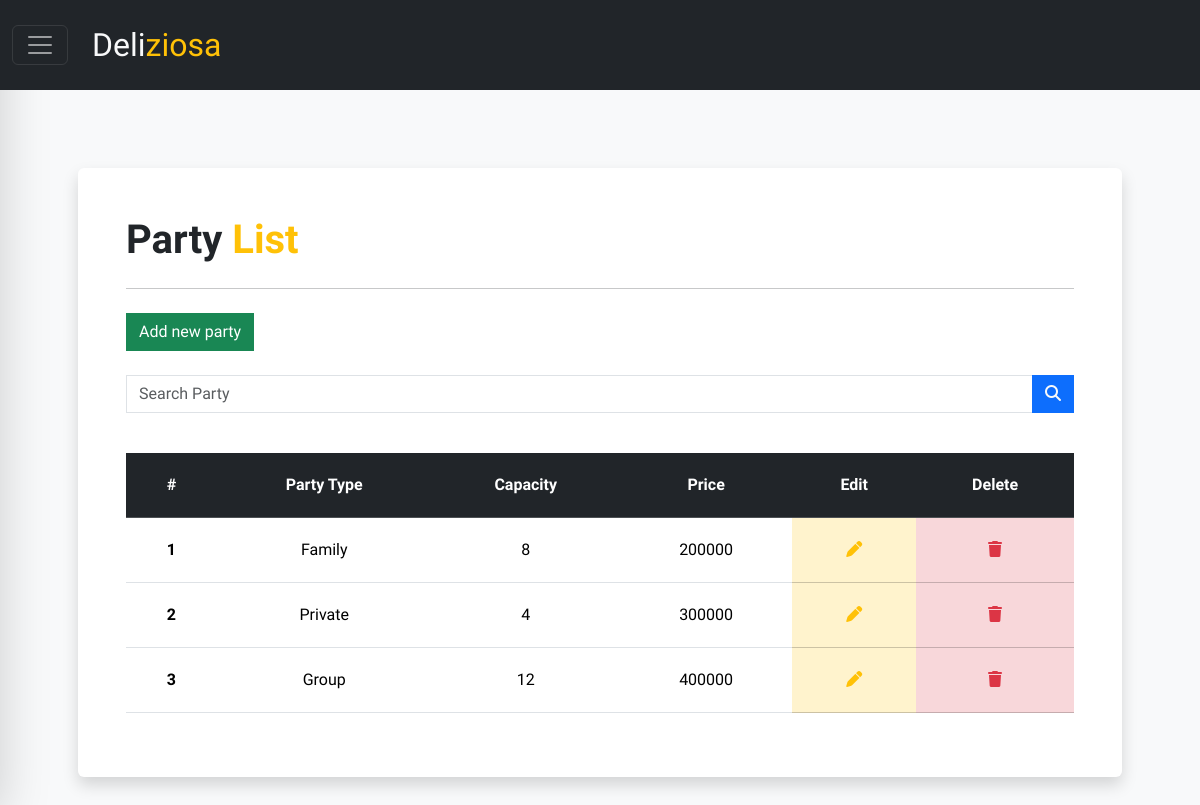
/public/party/index (signed in), run on the app's committed database.
### tables this page shows
CREATE TABLE `party` (
  `id_party` varchar(4) NOT NULL,
  `party_type` varchar(20) NOT NULL,
  `capacity` int(11) NOT NULL,
  `price` int(15) NOT NULL
);

### app/core/Controller.php (called while the page is built, shortened)
<?php
class Controller {
    public function view($view, $data = []) {
        require_once "../app/views/".$view.".php";
    }
    public function model($model) {
        return new $model;
    }
}

### app/controllers/Party.php (called while the page is built, shortened)
<?php
class Party extends Controller {
    public function index() {
        $data['title'] = 'Party List';
        $data['party'] = $this->model('Party_model')->getAllParty();
        $this->view('party/index', $data);
    }
}

### app/core/App.php (called while the page is built, shortened)
<?php
class App {
    protected $method = 'index';
    protected $params = [];
    public function __construct() {
        $url = $this->parseURL();
        if(!empty($url) && file_exists('../app/controllers/'.$url[0].'.php')) {
            unset($url[0]);
        }
        $this->controller = new $this->controller;
        if(isset($url[1])) {
            if(method_exists($this->controller, $url[1])) {
                $this->method = $url[1];
            }
        }
        call_user_func_array([$this->controller, $this->method], $this->params);
    }
    public function parseURL() {
        if(isset($_GET['url'])) {
            $url = rtrim($_GET['url'], '/');
            $url = filter_var($url, FILTER_SANITIZE_URL);
            $url = explode('/', $url);
            return $url;
        }
    }
}

### public/index.php (called while the page is built, shortened)
<?php
$app = new App;

### app/core/Database.php (called while the page is built, shortened)
<?php
class Database {
    private $host = DB_HOST;
    private $user = DB_USER;
    private $pass = DB_PASS;
    private $db_name = DB_NAME;
    public function __construct() {
        $dsn = 'mysql:host='.$this->host.';dbname='.$this->db_name;
        $option = [
            PDO::ATTR_PERSISTENT => true,
            PDO::ATTR_ERRMODE => PDO::ERRMODE_EXCEPTION
        ];
        try {
            $this->dbh = new PDO($dsn, $this->user, $this->pass, $option);
        } catch (PDOExepction $e) {
             die($e->getMessage());
        }
    }
    public function query($query) {
        $this->stmt = $this->dbh->prepare($query);
    }
    public function execute() {
        $this->stmt->execute();
    }
    public function resultSet() {
        $this->execute();
        return $this->stmt->fetchAll(PDO::FETCH_ASSOC);
    }
}

### app/models/Party_model.php (called while the page is built, shortened)
<?php
class Party_model {
    private $db;
    public function __construct() {
        $this->db = new Database;
    }
    public function getAllParty($id = '') {
        if (!empty($id)) {
            $query = 'SELECT * FROM party ORDER BY CASE WHEN id_party = :id_party THEN 0 ELSE 1 END, id_party';
            $this->db->query($query);
            $this->db->bind(':id_party', $id);
        } else {
            $this->db->query('SELECT * FROM party');
        }
        return $this->db->resultSet();
    }
}

### app/views/party/index.php (the view, shortened to what this page needs)
<main class="container p-5">
    <section class="bg-white shadow order-data rounded p-5 w-100 overflow-x-scroll">
        <div class="d-flex justify-content-between">
            <h1 class="fs-1 fw-semibold">Party <span class="text-warning">List</span></h1>
        </div>
        <hr />
        <?php if(isset($_SESSION['is_admin'])) : ?>
            <a href="<?= BASEURL; ?>party/form" class="btn btn-green mt-2 rounded-0 border border-success">
                Add new party
            </a>
        <?php endif; ?>
        <form action="<?= BASEURL; ?>party/search" method="post" class="mt-4">
            <div class="input-group mb-3 z-0">
                <input
                    type="text"
                    class="form-control rounded-0 z-0"
                    placeholder="Search Party"
                    aria-label="Search Party"
                    aria-describedby="button-search"
                    name="keyword"
                />
                <button class="btn btn-primary rounded-0" type="submit" id="button-search">
                    <i class="fa-solid fa-magnifying-glass text-light"></i>
                </button>
            </div>
        </form>
        <table class="table table-hover mt-4">
            <thead class="table-dark">
                <tr>
                    <th scope="col">#</th>
                    <th scope="col">Party Type</th>
                    <th scope="col">Capacity</th>
                    <th scope="col">Price</th>
                    <?php if(isset($_SESSION['is_admin'])) : ?>
                        <th scope="col">Edit</th>
                        <th scope="col">Delete</th>
                    <?php endif; ?>
                </tr>
            </thead>
            <tbody>
                <?php $i = 1; foreach($data['party'] as $party) :?>
                    <tr>
                        <th scope="row"><?=$i++;?></th>
                        <td><?=$party['party_type'];?></td>
                        <td><?=$party['capacity'];?></td>
                        <td><?=$party['price'];?></td>
                        <?php if(isset($_SESSION['is_admin'])) : ?>
                            <td class="table-warning">
                                <a href="<?= BASEURL; ?>party/form/<?=$party['id_party'];?>" class="text-decoration-none">
                                    <i class="text-warning fa-solid fa-pen"></i>
                                </a>
                            </td>
                            <td class="table-danger">
                                <a href="<?= BASEURL; ?>party/delete/<?=$party['id_party'];?>" class="text-decoration-none">
                                    <i class="text-danger fa-solid fa-trash"></i>
                                </a>
                            </td>
                        <?php endif; ?>
                    </tr>
                <?php endforeach; ?>
            </tbody>
        </table>
    </section>
</main>

### public/css/index.css (style rules this page uses)
body { scroll-behavior: smooth; }
* { font-family: 'Quicksand', serif; box-sizing: border-box; }
th, td { text-align: center; padding: 20px !important; }
.w-100 { width: 100%; }
.bg-white { background: #fff; }
.btn-green { background: #198754; color: white !important; }
.order-data { margin-top: 15vh; }

### data on the page
party: party_type "Family", capacity "8", price "200000"
party: party_type "Private", capacity "4", price "300000"
party: party_type "Group", capacity "12", price "400000"
